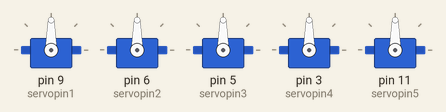
This sketch was run on a simulated Arduino Uno, built with avr-gcc and run on an emulated ATmega328P. On the bench: 5 × servo.

Above: at 0.1 s.
At 5.1 s:
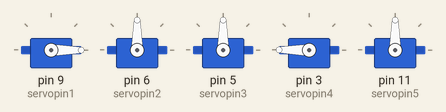
At 8.1 s:
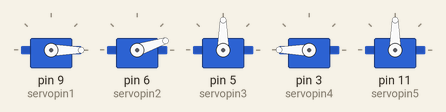
At 17.1 s:
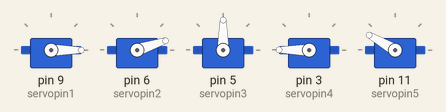
Timing chart, 0 to 18.6 s (numbered marks = the images above):
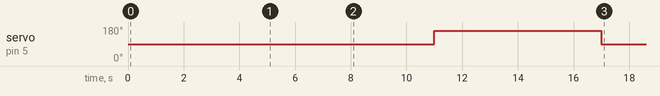

The sketch:

BlockPicking.ino
```cpp
/***********************************************************
File name: BlockPicking.ino
Description: This code first makes all the servos 90 degrees (Straight).
Then it delays the robot for 2 seconds and makes the robotic arm move in
a certain direction to pick a block.
Author: Eshal Taimoor
Date: 01/07/2024
***********************************************************/
#include <Servo.h>。
int servopin1 = 9;    //Define servo interface digital interface 9
int servopin2 = 6;    //Define servo interface digital interface 6
int servopin3 = 5;    //Define servo interface digital interface 5
int servopin4 = 3;    //Define servo interface digital interface 3
int servopin5 = 11;   //Define servo interface digital interface 11

int moveServoData;
Servo servo1;
Servo servo2;
Servo servo3;
Servo servo4;
Servo servo5;
int angle = 90;        //Angle of rotation of the servo

void setup() {
  // put your setup code here, to run once:
  pinMode(servopin1,OUTPUT);//Set the servo interface as the output interface
  pinMode(servopin2,OUTPUT);//Set the servo interface as the output interface
  pinMode(servopin3,OUTPUT);//Set the servo interface as the output interface
  pinMode(servopin4,OUTPUT);//Set the servo interface as the output interface
  pinMode(servopin5,OUTPUT);//Set the servo interface as the output interface
  Serial.begin(9600);
  servo1.attach(servopin1);
  servo2.attach(servopin2);
  servo3.attach(servopin3);
  servo4.attach(servopin4);
  servo5.attach(servopin5);
// Makes all servos to 90 Degrees (Straight)
  servo1.write(angle);
  servo2.write(angle);
  servo3.write(angle);
  servo4.write(angle);
  servo5.write(angle);
  delay(2000);
/**********************************************
This next part of the code makes the robotic arm
turn to its right, go down, and then pick up the
block I put there.
***********************************************/
  servo4.write(190);
  delay(3000);
  servo1.write(0);
  delay(3000);
  servo2.write(18);
  delay(3000);
  servo3.write(160);
  delay(3000);
  servo5.write(150);
  delay(3000);
  servo3.write(90);
}
void loop()
{
// There is no Code defined in loop to avoid repetition.
}
```

Measured:
- by itself, servo on pin 5 (servopin3): 90° → 160° at 11.0 s, → 90° 6.0 s later
